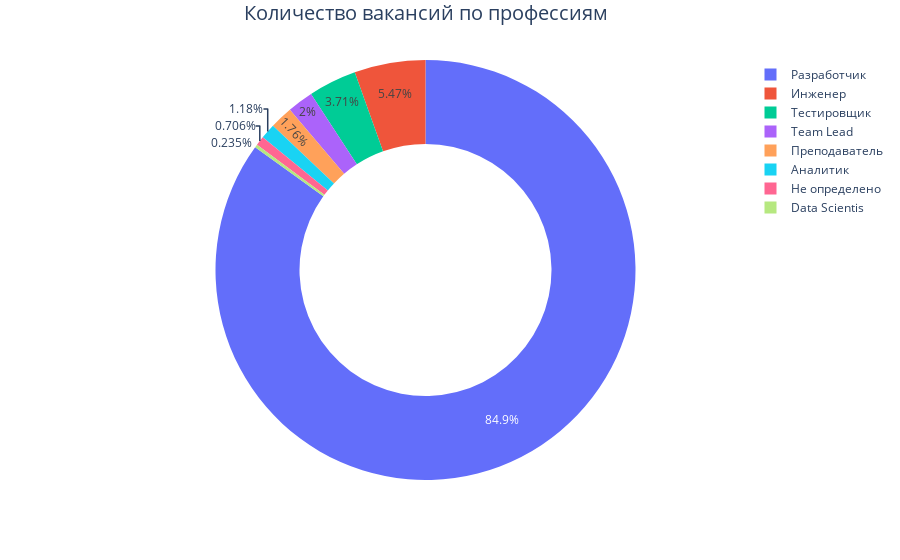

The code cell stored with this chart in its notebook:
### Code cell
# Словарь ключевых слов для каждой профессии
keywords = {'Разработчик': ['разработчик', 'developer', 'программист', 'Programmer', 'dev', 'разработки'],
            'Тестировщик': ['тестировщик', 'tester', 'qa', 'автотестированию'],
            'Аналитик': ['аналитик', 'analyst'],
            'Инженер': ['архитектор', 'architect', 'Tech', 'Engineer', 'инженер'],
            'Team Lead': ['lead', 'руководитель', 'manager', 'менеджер'],
            'Преподаватель': ['преподаватель', 'учитель', 'педагог', 'методист', 'автор', 'Teacher', 'наставник', 'course', 'курс'],
            'Data Scientis': ['scientist', 'learning']}

# Функция для определения профессии на основе ключевых слов
def get_profession(vacancy):
    for profession, words in keywords.items():
        for word in words:
            if re.search(word, vacancy, re.IGNORECASE):
                return profession
    return 'Не определено'

# Создаем новый столбец с унифицированными названиями профессий
df['profession'] = df['vacancy'].apply(get_profession)

fig = px.pie(df, names='profession', hole=0.6)
fig.update_layout(
    annotations=[dict(text='Количество вакансий по профессиям', x=0.5, y=1.15, font_size=20, showarrow=False)]
)
fig.show()

### Figure 1 — Plotly figure (JSON) as saved in the notebook; plotly's stock layout.template omitted (floating-point values rounded to 4 significant figures; data arrays with more than 128 entries replaced by an {"elided": "..."} marker saying what was removed)
{"data": [{"domain": {"x": [0, 1], "y": [0, 1]}, "hole": 0.6, "hovertemplate": "profession=%{label}<extra></extra>", "labels": {"elided": "1700 str values"}, "legendgroup": "", "name": "", "showlegend": true, "type": "pie"}], "layout": {"annotations": [{"font": {"size": 20}, "showarrow": false, "text": "Количество вакансий по профессиям", "x": 0.5, "y": 1.15}], "legend": {"tracegroupgap": 0}, "margin": {"t": 60}}}
